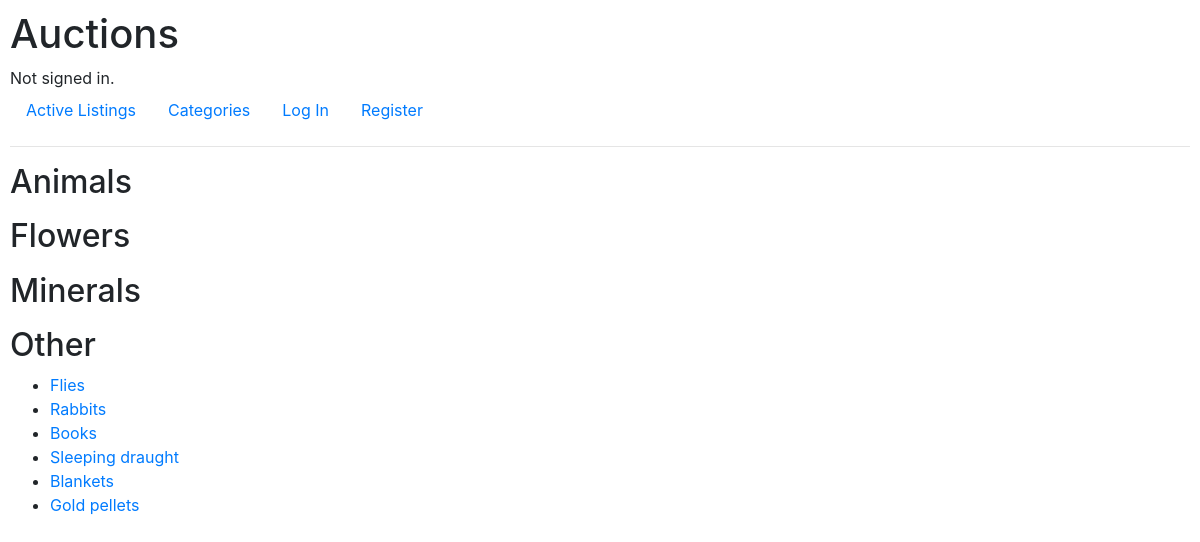
/categories, run on an earlier commit of the app's database.
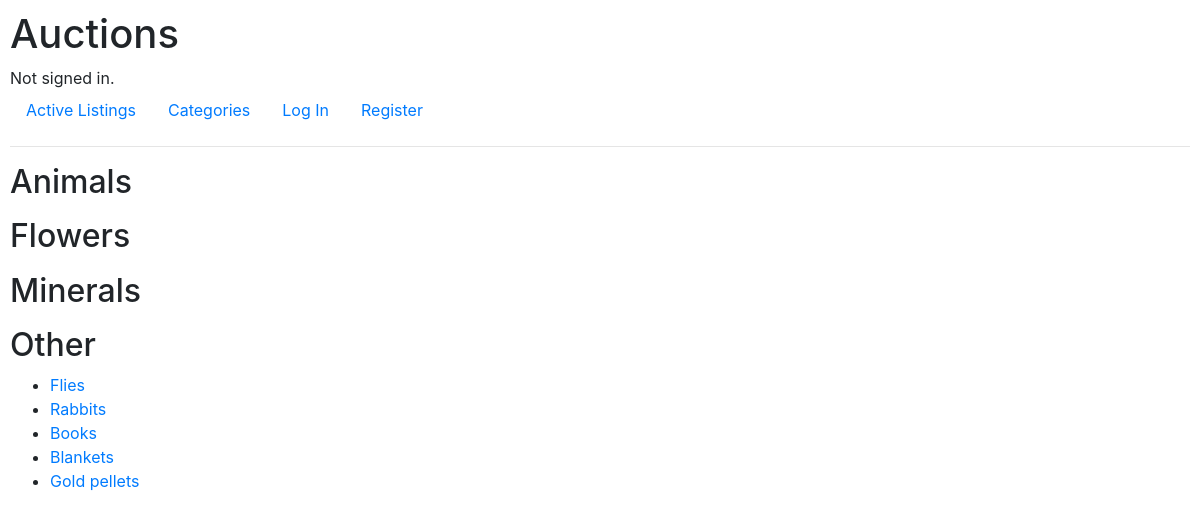
And on a later commit of the database.
### auctions/models.py (models this page shows, shortened)
class Category(models.Model):
    category = models.CharField(max_length=32)
    def __str__(self):
        return self.category

class Listing(models.Model):
    user = models.ForeignKey(User, on_delete=models.CASCADE, related_name='listings')
    category = models.ForeignKey(Category, on_delete=models.CASCADE, related_name='listings', default=1)
    title = models.CharField(max_length=32)
    description = models.CharField(max_length=640, blank=True)
    image_url = models.URLField(max_length=200, blank=True)
    start_bid = models.DecimalField(max_digits=7, decimal_places=2)
    current_price = models.DecimalField(max_digits=7, decimal_places=2)
    closed = models.BooleanField(default=False)

### auctions/views.py (the view)
# urls.py: path('categories', views.categories, name='categories')
def categories(request):
    return render(request, 'auctions/categories.html', {
        'categories': Category.objects.all().order_by('category'),
    })

### auctions/templates/auctions/categories.html
{% extends "auctions/layout.html" %}
{% block body %}
{% for category in categories %}
<h2>{{ category }}</h2>
<ul>
  {% for listing in category.listings.all %}
  {% if not listing.closed %}
  <li><a href="{% url 'item' listing.id %}">{{ listing.title }}</a></li>
  {% endif %}
  {% endfor %}
</ul>
{% endfor %}
{% endblock %}

### auctions/templates/auctions/layout.html (shortened to what this page needs)
{% load static %}
<!DOCTYPE html>
<html lang="en">
<head>
    <link rel="stylesheet" href="https://stackpath.bootstrapcdn.com/bootstrap/4.4.1/css/bootstrap.min.css"
>
    <link href="{% static 'auctions/styles.css' %}" rel="stylesheet">
</head>
<body>
    <h1>Auctions</h1>
    <div>
        {% if user.is_authenticated %}
        Signed in as <strong>{{ user.username }}</strong>.
        {% else %}
        Not signed in.
        {% endif %}
    </div>
    <ul class="nav">
        <li class="nav-item">
            <a class="nav-link" href="{% url 'index' %}">Active Listings</a>
        </li>
        <li class="nav-item">
            <a class="nav-link" href="{% url 'categories' %}">Categories</a>
        </li>
        {% if user.is_authenticated %}
        <li class="nav-item">
            <a class="nav-link" href="{% url 'add' %}">Add Listing</a>
        </li>
        <li class="nav-item">
            <a class="nav-link" href="{% url 'logout' %}?next={{request.path}}">Log Out</a>
        </li>
        {% else %}
        <li class="nav-item">
            <a class="nav-link" href="{% url 'login' %}?next={{request.path}}">Log In</a>
        </li>
        <li class="nav-item">
            <a class="nav-link" href="{% url 'register' %}">Register</a>
        </li>
        {% endif %}
    </ul>
    <hr>
    {% block body %}
    {% endblock %}
</body>
</html>

### auctions/static/auctions/styles.css (style rules this page uses)
body { padding: 10px; }

What changed in the data, as far as the page shows it:
changed Category "Other": loses Listing (title "Sleeping draught")
